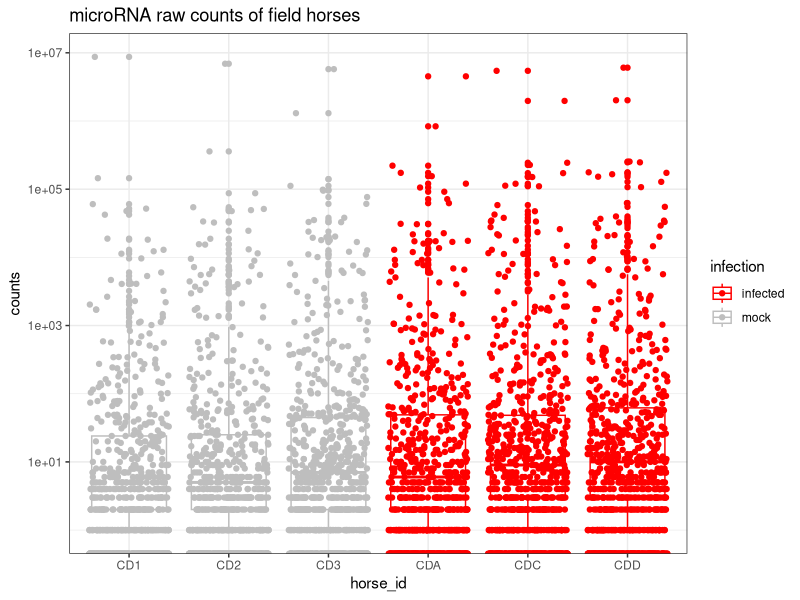

The R source for this figure:
library("tidyverse")
read_csv("data/field_horses_metadata.csv")
field_horses_metadata <- read_csv("data/field_horses_metadata.csv")
field_horses_metadata

read_csv("data/field_horses_raw_counts.csv")
field_horses_raw_counts <- read_csv("data/field_horses_raw_counts.csv")
field_horses_raw_counts

field_horses_raw_counts_modified <- read_csv("data/field_horses_raw_counts_modified.csv")
field_horses_raw_counts_modified


field_horses_metadata_modified <- read_csv("data/field_horses_metadata_modified.csv")
field_horses_metadata_modified


tidy_field_horses_raw_counts <-  field_horses_raw_counts_modified %>%  
  gather(key = horse_id, value = counts, -gene) 
tidy_field_horses_raw_counts

full_data <- full_join(tidy_field_horses_raw_counts, field_horses_metadata_modified)
full_data 
write.csv(full_data,"data/field_horses_full_data.csv")

full_data %>%  ggplot (aes(x = horse_id,
                           y = counts, 
                           color = infection, 
                           group = horse_id))+
  geom_boxplot() + 
  geom_jitter()+
  scale_y_log10()+
  scale_color_manual(values = c(mock = "grey", infected = "red")) +
  theme_bw() +
  labs(title = "microRNA raw counts of field horses")

field_horses_raw_counts <- read_csv("data/field_horses_raw_counts.csv")
field_horses_raw_counts



data_1 <- field_horses_raw_counts %>% 
  filter(gene > 0) %>% 
  column_to_rownames("gene") 
data_1



# Transpose the rows and columns
data_2 <- t(data_1) 
data_2
head(data_2)



# Remove first column from data

data_without_gene <- field_horses_raw_counts[,-(1)]
data_without_gene 

# Store GeneID as rownames
rownames(data_without_gene) <- field_horses_raw_counts$gene

View(data_without_gene)
head(data_without_gene)



#PCA analysis 
field_horses_raw_counts_PCA <- field_horses_raw_counts %>% 
  column_to_rownames("gene") %>% 
  scale()

# Peform the PCA on the already scaled heat_stress data
PCA <- prcomp(field_horses_raw_counts_PCA)

# Check the summary
summary(PCA)

PC1_PC2 <- PCA$x %>% 
  ggplot(aes(x = PC1, y = PC2)) +
  geom_text()
